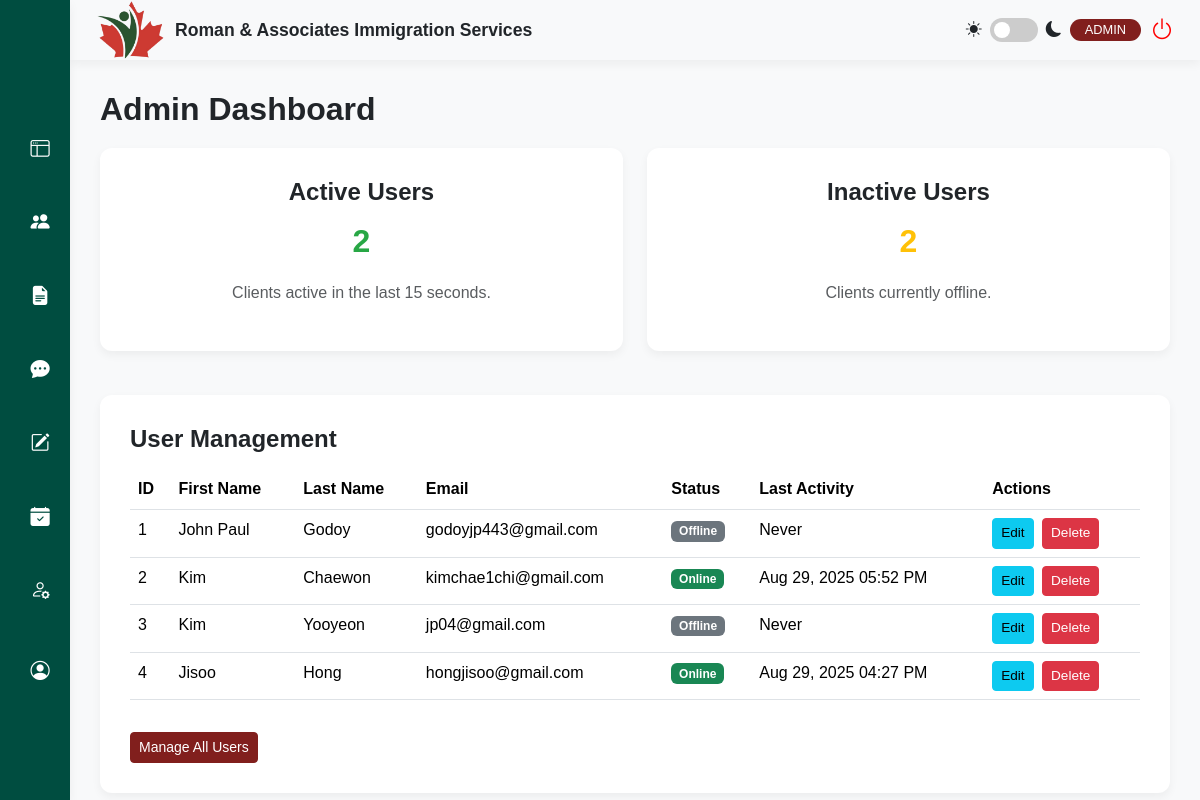
/admin/admin.php, run on the app's committed database.
### tables this page shows
CREATE TABLE `users` (
  `id` int(11) NOT NULL,
  `firstName` varchar(50) NOT NULL,
  `lastName` varchar(50) NOT NULL,
  `address` varchar(255) NOT NULL,
  `phone` varchar(20) NOT NULL,
  `email` varchar(100) NOT NULL,
  `password` varchar(255) NOT NULL,
  `profileImage` varchar(255) DEFAULT NULL,
  `location` varchar(255) DEFAULT NULL,
  `birthday` date DEFAULT NULL,
  `facebook` varchar(255) DEFAULT NULL,
  `instagram` varchar(255) DEFAULT NULL,
  `gmail` varchar(255) DEFAULT NULL,
  `email_notifications` tinyint(1) NOT NULL DEFAULT 1,
  `dark_mode` tinyint(1) NOT NULL DEFAULT 0,
  `documents_uploaded` tinyint(1) NOT NULL DEFAULT 0,
  `profile_picture_uploaded` tinyint(1) NOT NULL DEFAULT 0,
  `birthday_added` tinyint(1) NOT NULL DEFAULT 0,
  `social_links_added` tinyint(1) NOT NULL DEFAULT 0,
  `has_seen_tour` tinyint(1) NOT NULL DEFAULT 0,
  `role` varchar(50) NOT NULL DEFAULT 'client',
  `status` varchar(50) NOT NULL DEFAULT 'Inactive',
  `last_login` datetime DEFAULT NULL,
  `last_activity` datetime DEFAULT NULL
);

### admin/_user_table.php (the view)
<div class="content-card">
    <div class="d-flex justify-content-between align-items-center mb-3">
        <h2 class="mb-0">User Management</h2>
    </div>
    <div class="table-responsive">
        <table class="table table-hover">
            <thead>
                <tr>
                    <th>ID</th>
                    <th>First Name</th>
                    <th>Last Name</th>
                    <th>Email</th>
                    <th>Status</th>
                    <th>Last Activity</th>
                    <th>Actions</th>
                </tr>
            </thead>
            <tbody id="userTableBody">
                <?php
                if (isset($users) && is_array($users)) {
                    $active_threshold = isset($active_threshold) ? $active_threshold : 15;
                    $threshold_time = strtotime("-$active_threshold seconds");
                    foreach ($users as $user) {
                        $is_online = !empty($user['last_activity']) && strtotime($user['last_activity']) >= $threshold_time;
                        $statusBadgeClass = $is_online ? 'bg-success' : 'bg-secondary';
                        $statusText = $is_online ? 'Online' : 'Offline';
                        $lastActivityDisplay = !empty($user['last_activity']) ? date("M d, Y h:i A", strtotime($user['last_activity'])) : 'Never';
                        $userName = htmlspecialchars($user['firstName']) . ' ' . htmlspecialchars($user['lastName']);
                        echo "<tr id='user-row-" . htmlspecialchars($user['id']) . "'>";
                        echo "<td>" . htmlspecialchars($user['id']) . "</td>";
                        echo "<td>" . htmlspecialchars($user['firstName']) . "</td>";
                        echo "<td>" . htmlspecialchars($user['lastName']) . "</td>";
                        echo "<td>" . htmlspecialchars($user['email']) . "</td>";
                        echo "<td><span class=\"badge " . $statusBadgeClass . "\">" . $statusText . "</span></td>";
                        echo "<td>" . $lastActivityDisplay . "</td>";
                        echo '<td>
                                <button class="btn btn-sm btn-info me-1 edit-btn"
                                        data-bs-toggle="modal"
                                        data-bs-target="#editUserModal"
                                        data-user-id="' . htmlspecialchars($user['id']) . '"
                                        data-first-name="' . htmlspecialchars($user['firstName']) . '"
                                        data-last-name="' . htmlspecialchars($user['lastName']) . '"
                                        data-email="' . htmlspecialchars($user['email']) . '"
                                        data-status="' . htmlspecialchars($user['status']) . '">Edit</button>
                                <button class="btn btn-sm btn-danger delete-btn"
                                        data-bs-toggle="modal"
                                        data-bs-target="#deleteConfirmModal"
                                        data-user-id="' . htmlspecialchars($user['id']) . '"
                                        data-user-name="' . $userName . '">Delete</button>
                              </td>';
                        echo "</tr>";
                    }
                }
                ?>
            </tbody>
        </table>
    </div>
    <?php if (isset($page_context) && $page_context === 'dashboard'): ?>
        <a href="user_management.php" class="btn btn-sm btn-primary mt-3" style="background-color: var(--rais-button-maroon); border-color: var(--rais-button-maroon);">Manage All Users</a>
    <?php elseif (isset($page_context) && $page_context === 'user_management'): ?>
        <button class="btn btn-primary mt-3" data-bs-toggle="modal" data-bs-target="#addUserModal" style="background-color: var(--rais-button-maroon); border: none;">Add New User</button>
    <?php endif; ?>
</div>

### admin/style.css (style rules this page uses)
:root { --rais-bg-light: #f8f9fa; --rais-border-color: #dee2e6; --rais-button-maroon: #811F1D; --rais-card-bg: #ffffff; --rais-dark-green: #00332c; --rais-light-gray: #f8f9fa; --rais-primary-green: #004d40; --rais-shadow: 0 4px 10px rgba(0, 0, 0, 0.05); --rais-text-dark: #212529; --rais-text-light: #6c757d; }
body { background-color: var(--rais-light-gray); color: var(--rais-text-dark); font-family: 'Poppins', sans-serif; overflow: hidden; transition: background-color 0.3s, color 0.3s; }
.content-card { background-color: var(--rais-card-bg); border-radius: 12px; box-shadow: var(--rais-shadow); margin-bottom: 20px; padding: 30px; }
.content-card h2 { font-size: 1.5rem; font-weight: 600; margin-bottom: 15px; }
.table .btn { font-size: 0.85rem; }
.table td, .table th { transition: background-color 0.3s, color 0.3s; }
.table-responsive { margin-top: 15px; }

### data on the page
users: id "1", firstName "John Paul", lastName "Godoy", email "godoyjp443@gmail.com", last_activity "Offline", last_activity "Never"
users: id "2", firstName "Kim", lastName "Chaewon", email "kimchae1chi@gmail.com", last_activity "Online", last_activity "Aug 29, 2025 05:52 PM"
users: id "3", firstName "Kim", lastName "Yooyeon", email "jp04@gmail.com", last_activity "Offline", last_activity "Never"
users: id "4", firstName "Jisoo", lastName "Hong", email "hongjisoo@gmail.com", last_activity "Online", last_activity "Aug 29, 2025 04:27 PM"

### other printed values
$active_users "2"
$active_threshold "15"
$inactive_users "2"
